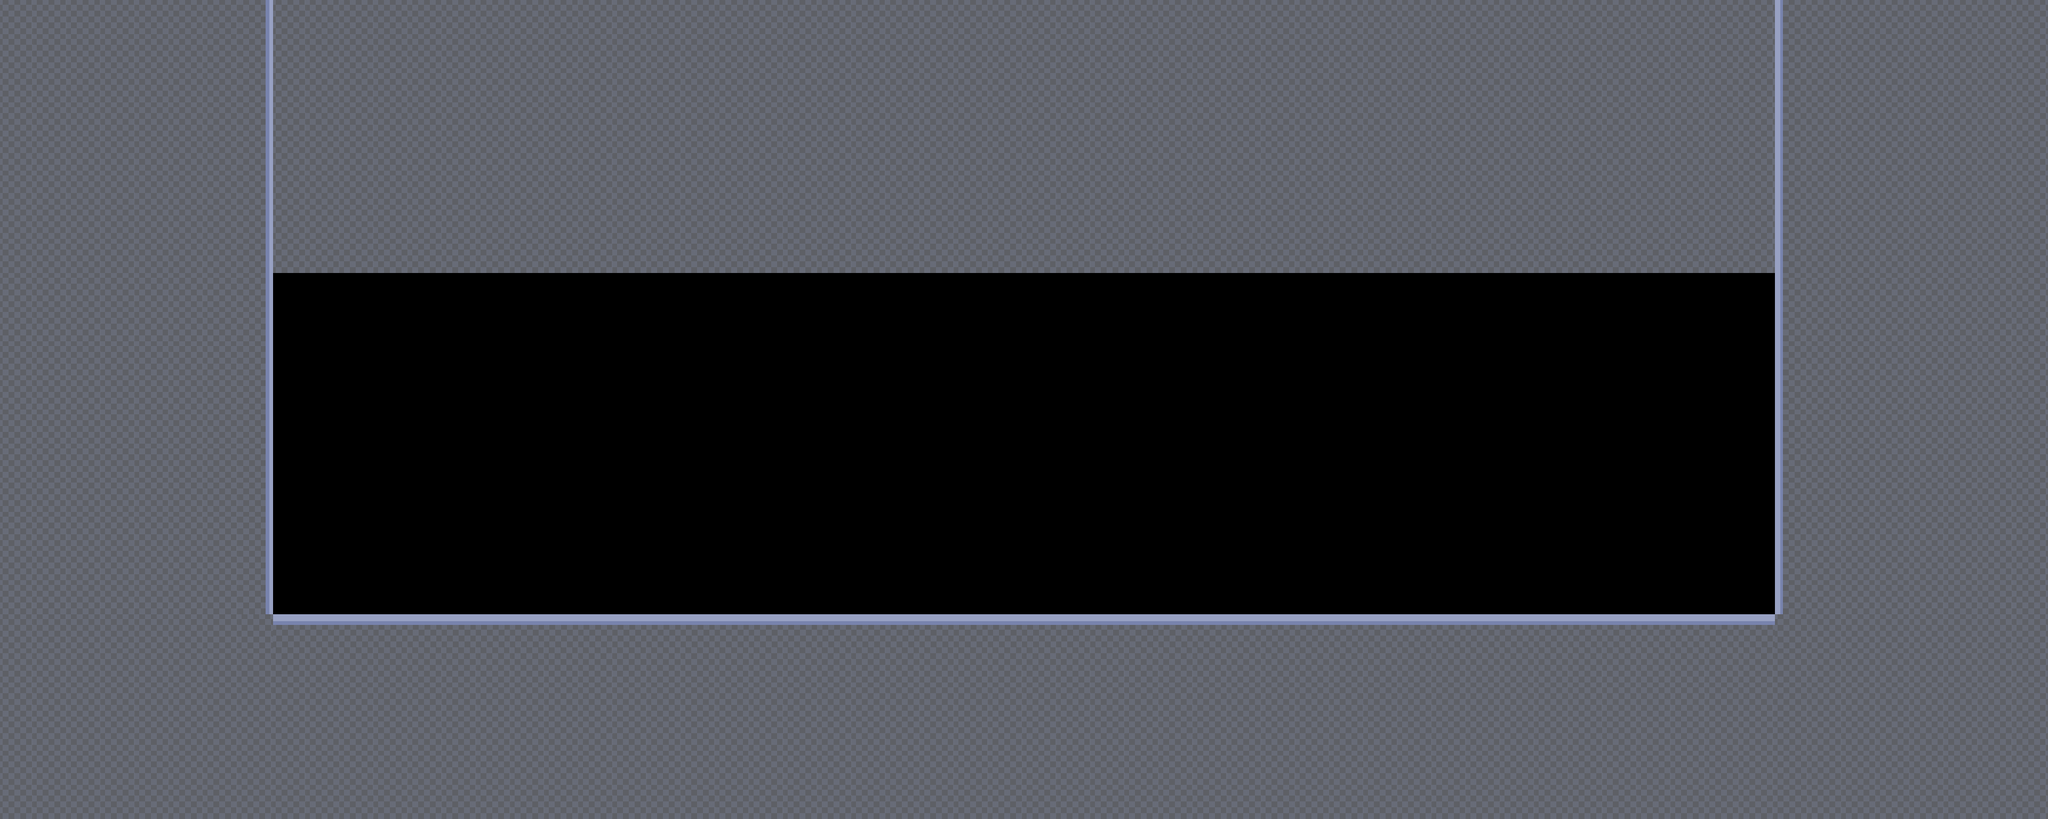

A 2D game scene composited from a Tiled map and its tileset images. What follows is a short description and the map's XML, with every tile layer's data as written:
An orthogonal 60x24 tile map with 64x64 px tiles, 1 tile layer (Tile Layer 1), 4 tilesets and 7 objects.

<map version="1.5" tiledversion="1.7.0" orientation="orthogonal" renderorder="right-down" width="60" height="24" tilewidth="64" tileheight="64" infinite="0" nextlayerid="10" nextobjectid="67">
 <editorsettings>
  <export target="level2.lua" format="lua" />
 </editorsettings>
 <tileset firstgid="1" name="platformer" tilewidth="64" tileheight="64" tilecount="9" columns="3">
  <image source="tileset.png" width="192" height="192" />
 </tileset>
 <tileset firstgid="10" name="Flag" tilewidth="64" tileheight="64" tilecount="1" columns="1">
  <image source="flag.png" width="64" height="64" />
 </tileset>
 <tileset firstgid="11" name="amextiles1" tilewidth="64" tileheight="64" tilecount="9" columns="3">
  <image source="amextiles1.png" width="192" height="192" />
 </tileset>
 <tileset firstgid="20" name="amextiles3" tilewidth="64" tileheight="64" tilecount="9" columns="3">
  <image source="amextiles3.png" width="192" height="192" />
 </tileset>
 <layer id="1" name="Tile Layer 1" width="60" height="24">
  <data encoding="csv">
24,24,24,24,24,24,24,25,24,24,24,24,24,24,24,24,24,24,24,24,24,24,24,24,24,24,24,24,24,24,24,24,24,24,24,24,24,24,24,24,24,24,24,24,24,24,24,24,24,24,24,24,23,24,24,24,24,24,24,24,
24,24,24,24,24,24,24,25,24,24,24,24,24,24,24,24,24,24,24,24,24,24,24,24,24,24,24,24,24,24,24,24,24,24,24,24,24,24,24,24,24,24,24,24,24,24,24,24,24,24,24,24,23,24,24,24,24,24,24,24,
24,24,24,24,24,24,24,25,24,24,24,24,24,24,24,24,24,24,24,24,24,24,24,24,24,24,24,24,24,24,24,24,24,24,24,24,24,24,24,24,24,24,24,24,24,24,24,24,24,24,24,24,23,24,24,24,24,24,24,24,
24,24,24,24,24,24,24,25,24,24,24,24,24,24,24,24,24,24,24,24,24,24,24,24,24,24,24,24,24,24,24,24,24,24,24,24,24,24,24,24,24,24,24,24,24,24,24,24,24,24,24,24,23,24,24,24,24,24,24,24,
24,24,24,24,24,24,24,25,24,24,24,24,24,24,24,24,24,24,24,24,24,24,24,24,24,24,24,24,24,24,24,24,24,24,24,24,24,24,24,24,24,24,24,24,24,24,24,24,24,24,24,24,23,24,24,24,24,24,24,24,
24,24,24,24,24,24,24,25,24,24,24,24,24,24,24,24,24,24,24,24,24,24,24,24,24,24,24,24,24,24,24,24,24,24,24,24,24,24,24,24,24,24,24,24,24,24,24,24,24,24,24,24,23,24,24,24,24,24,24,24,
24,24,24,24,24,24,24,25,24,24,24,24,24,24,24,24,24,24,24,24,24,24,24,24,24,24,24,24,24,24,24,24,24,24,24,24,24,24,24,24,24,24,24,24,24,24,24,24,24,24,24,24,23,24,24,24,24,24,24,24,
24,24,24,24,24,24,24,25,24,24,24,24,24,24,24,24,24,24,24,24,24,24,24,24,24,24,24,24,24,24,24,24,24,24,24,24,24,24,24,24,24,24,24,24,24,24,24,24,24,24,24,24,23,24,24,24,24,24,24,24,
24,24,24,24,24,24,24,25,0,0,0,0,0,0,0,0,0,0,0,0,0,0,0,0,0,0,0,0,0,0,0,0,0,0,0,0,0,0,0,0,0,0,0,0,0,0,0,0,0,0,0,0,23,24,24,24,24,24,24,24,
24,24,24,24,24,24,24,25,0,0,0,0,0,0,0,0,0,0,0,0,0,0,0,0,0,0,0,0,0,0,0,0,0,0,0,0,0,0,0,0,0,0,0,0,0,0,0,0,0,0,0,0,23,24,24,24,24,24,24,24,
24,24,24,24,24,24,24,25,0,0,0,0,0,0,0,0,0,0,0,0,0,0,0,0,0,0,0,0,0,0,0,0,0,0,0,0,0,0,0,0,0,0,0,0,0,0,0,0,0,0,0,0,23,24,24,24,24,24,24,24,
24,24,24,24,24,24,24,25,0,0,0,0,0,0,0,0,0,0,0,0,0,0,0,0,0,0,0,0,0,0,0,0,0,0,0,0,0,0,0,0,0,0,0,0,0,0,0,0,0,0,0,0,23,24,24,24,24,24,24,24,
24,24,24,24,24,24,24,25,0,0,0,0,0,0,0,0,0,0,0,0,0,0,0,0,0,0,0,0,0,0,0,0,0,0,0,0,0,0,0,0,0,0,0,0,0,0,0,0,0,0,0,0,23,24,24,24,24,24,24,24,
24,24,24,24,24,24,24,25,0,0,0,0,0,0,0,0,0,0,0,0,0,0,0,0,0,0,0,0,0,0,0,0,0,0,0,0,0,0,0,0,0,0,0,0,0,0,0,0,0,0,0,0,23,24,24,24,24,24,24,24,
24,24,24,24,24,24,24,25,0,0,0,0,0,0,0,0,0,0,0,0,0,0,0,0,0,0,0,0,0,0,0,0,0,0,0,0,0,0,0,0,0,0,0,0,0,0,0,0,0,0,0,0,23,24,24,24,24,24,24,24,
24,24,24,24,24,24,24,25,0,0,0,0,0,0,0,0,0,0,0,0,0,0,0,0,0,0,0,0,0,0,0,0,0,0,0,0,0,0,0,0,0,0,0,0,0,0,0,0,0,0,0,0,23,24,24,24,24,24,24,24,
24,24,24,24,24,24,24,25,0,0,0,0,0,0,0,0,0,0,0,0,0,0,0,0,0,0,0,0,0,0,0,0,0,0,0,0,0,0,0,0,0,0,0,0,0,0,0,0,0,0,0,0,23,24,24,24,24,24,24,24,
24,24,24,24,24,24,24,25,0,0,0,0,0,0,0,0,0,0,0,0,0,0,0,0,0,0,0,0,0,0,0,0,0,0,0,0,0,0,0,0,0,0,0,0,0,0,0,0,0,0,0,0,23,24,24,24,24,24,24,24,
24,24,24,24,24,24,24,24,21,21,21,21,21,21,21,21,21,21,21,21,21,21,21,21,21,21,21,21,21,21,21,21,21,21,21,21,21,21,21,21,21,21,21,21,21,21,21,21,21,21,21,21,24,24,24,24,24,24,24,24,
24,24,24,24,24,24,24,24,24,24,24,24,24,24,24,24,24,24,24,24,24,24,24,24,24,24,24,24,24,24,24,24,24,24,24,24,24,24,24,24,24,24,24,24,24,24,24,24,24,24,24,24,24,24,24,24,24,24,24,24,
24,24,24,24,24,24,24,24,24,24,24,24,24,24,24,24,24,24,24,24,24,24,24,24,24,24,24,24,24,24,24,24,24,24,24,24,24,24,24,24,24,24,24,24,24,24,24,24,24,24,24,24,24,24,24,24,24,24,24,24,
24,24,24,24,24,24,24,24,24,24,24,24,24,24,24,24,24,24,24,24,24,24,24,24,24,24,24,24,24,24,24,24,24,24,24,24,24,24,24,24,24,24,24,24,24,24,24,24,24,24,24,24,24,24,24,24,24,24,24,24,
24,24,24,24,24,24,24,24,24,24,24,24,24,24,24,24,24,24,24,24,24,24,24,24,24,24,24,24,24,24,24,24,24,24,24,24,24,24,24,24,24,24,24,24,24,24,24,24,24,24,24,24,24,24,24,24,24,24,24,24,
24,24,24,24,24,24,24,24,24,24,24,24,24,24,24,24,24,24,24,24,24,24,24,24,24,24,24,24,24,24,24,24,24,24,24,24,24,24,24,24,24,24,24,24,24,24,24,24,24,24,24,24,24,24,24,24,24,24,24,24
</data>
 </layer>
 <objectgroup id="9" name="Start">
  <object id="66" x="640" y="1088" width="64" height="64" />
 </objectgroup>
 <objectgroup id="8" name="Flag">
  <object id="61" x="576" y="1088" width="64" height="64" />
 </objectgroup>
 <objectgroup id="6" name="Platforms">
  <object id="57" x="448" y="1152" width="2944" height="384" />
  <object id="58" x="3328" y="0" width="512" height="1152" />
  <object id="59" x="0" y="0" width="512" height="1152" />
  <object id="64" x="512" y="0" width="2816" height="384" />
  <object id="65" x="512" y="384" width="2816" height="128" />
 </objectgroup>
 <objectgroup id="7" name="Enemies" />
</map>
